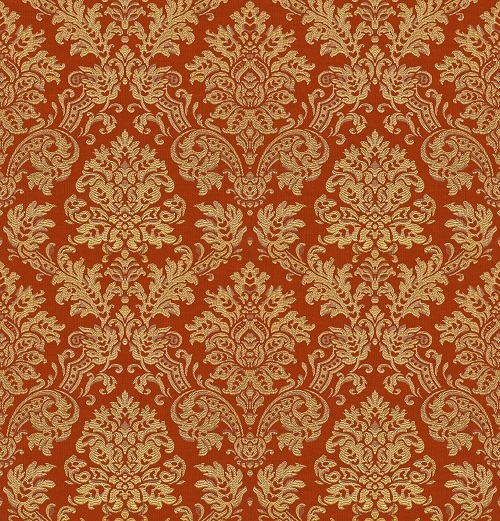
#> input picture 8sem/images/img1.jpg, 500 x 521 px
$ python lab.py
#> lines starting #> are read from the running program, lines starting #| are printed output that depends on the picture; long printed decimals are rounded
from PIL import Image, ImageOps
import numpy as np
import matplotlib.pyplot as plt

"""
Лабораторная работа № 8
Текстурный анализ и контрастирование

Вариант 12

"""

def load_image(filename):
#> called with filename = 'images/img1.jpg'
    img = Image.open(filename)
#> img is the input picture: PIL image 500x521 RGB; mean R, G, B 170.9, 100.7, 53.3
    img_gray = img.convert('L')  # оттенки серого
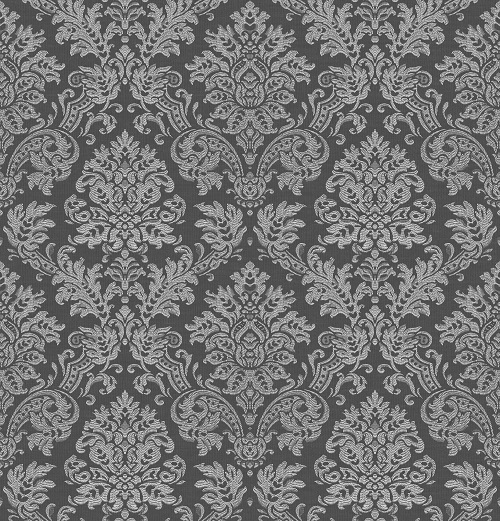
#> img_gray: PIL image 500x521 L; min 45, max 237, mean 116.3
    img_gray.save(filename.split(".")[0] + "_gray.jpg")
    return np.array(img_gray)

def plot_histogram(image, name):
    plt.figure()
    plt.hist(image.ravel(), bins=256, range=(0, 256), density=True, color='gray', alpha=0.7)
    plt.title('Гистограмма изображения')
    plt.xlabel('Уровень серого')
    plt.ylabel('Частота')
    plt.savefig("images/" + name + "_hist.jpg")
    plt.close()

def equalize_histogram(image, name): # выравнивания гистограммы изображения
    img = Image.fromarray(image)
    img_eq = ImageOps.equalize(img)
    img_eq.save("images/" + name.split(".")[0] + "_eq.jpg")
    return np.array(img_eq)


def get_glcm(image, distance, angle): # создания матрицы Харалика
    max_gray_level = np.max(image) + 1
    glcm = np.zeros((max_gray_level, max_gray_level))

    # смещения по углам
    angle_radians = np.deg2rad(angle)  # в радианы
    dx = round(np.cos(angle_radians) * distance)
    dy = round(np.sin(angle_radians) * distance)

    # находим GLCM
    for y in range(image.shape[0]):
        for x in range(image.shape[1]):
            # Координаты соседних пикселей
            x2, y2 = x + dx, y + dy
            if 0 <= x2 < image.shape[1] and 0 <= y2 < image.shape[0]:
                glcm[image[y, x], image[y2, x2]] += 1

    # нормализация
    glcm = glcm / np.sum(glcm)
    return glcm


# вычисление CORR
def get_corr(glcm):
    mean_x = np.sum(glcm * np.arange(glcm.shape[0])[:, None])
    mean_y = np.sum(glcm * np.arange(glcm.shape[1])[None, :])
    std_x = np.sqrt(np.sum(glcm * (np.arange(glcm.shape[0])[:, None] - mean_x) ** 2))
    std_y = np.sqrt(np.sum(glcm * (np.arange(glcm.shape[1])[None, :] - mean_y) ** 2))

    numerator = np.sum(((np.arange(glcm.shape[0])[:, None] - mean_x) * (np.arange(glcm.shape[1])[None, :] - mean_y) * glcm))

    corr = numerator / (std_x * std_y)
    return corr


# Визуализация GLCM
def draw_glcm(glcm, angle, name):
    plt.figure()
    plt.imshow(glcm, cmap='gray', interpolation='nearest')
    plt.colorbar()
    plt.title('GLCM (Матрица Харалика)')
    plt.xlabel('Уровень серого')
    plt.ylabel('Уровень серого')
    plt.savefig("images/" + name + "_glcm_" + str(angle) + ".jpg")
    plt.close()


images = ["img1.jpg", "img4.jpg", "img5.jpg"]


for im in images:
    print(im)
    image = load_image('images/' + im)

    distance = 1

    angles = [45, 135, 225, 315]

    for angle in angles:
        glcm = get_glcm(image, distance, angle)

        corr = get_corr(glcm)
        print("Угол", angle, "градусов - Корреляция (CORR):", corr)

        draw_glcm(glcm, angle, im.split(".")[0])
#> this loop made 4 passes
#> (std_x in get_corr, std_y in get_corr, numerator in get_corr) on passes 1 to 4: (41.99, 41.99, 740.9), (41.99, 41.98, 740.8), (41.99, 41.99, 740.9), (41.98, 41.99, 740.8)
#| Угол 45 градусов - Корреляция (CORR): 0.4203
#| Угол 135 градусов - Корреляция (CORR): 0.4202
#| Угол 225 градусов - Корреляция (CORR): 0.4203
#| Угол 315 градусов - Корреляция (CORR): 0.4202
#> pass 1, `glcm = get_glcm(image, distance, angle)`:
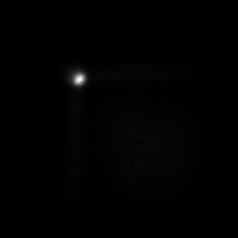
#> glcm: shape (238, 238) float64; min 0, max 0.00274, mean 1.77e-05; drawn with min black and max white
#> pass 1, in draw_glcm, `plt.savefig("images/" + name + "_glcm_" + str(angle) + ".jpg")`:
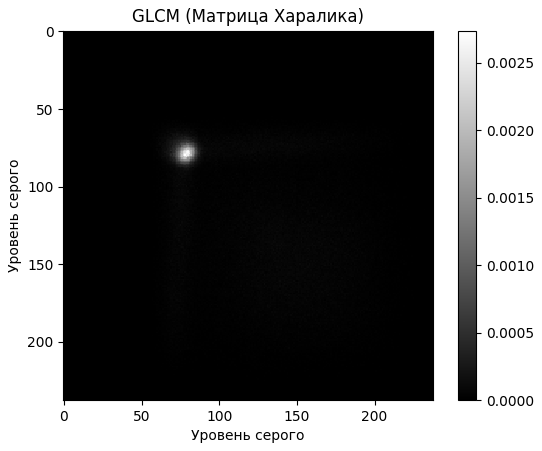
#> figure drawn by matplotlib, 2 panels

    print()
#> pass 2 of the loop `for im in images:`:
#| img4.jpg
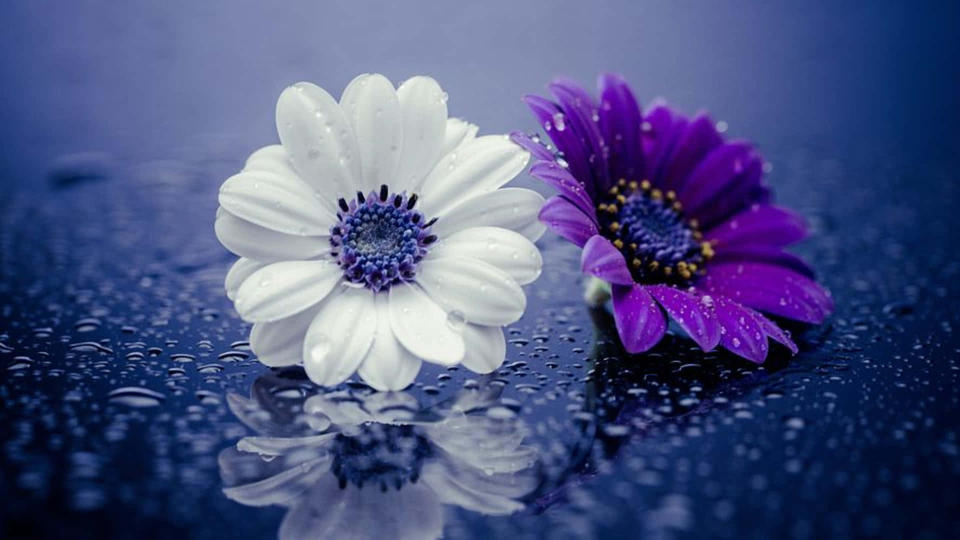
#> input picture 8sem/images/img4.jpg, 1920 x 1080 px (shown at 1/2 size)
#> in load_image, img is the input picture: PIL image 1920x1080 RGB; mean R, G, B 76, 83.5, 128.6
#> img_gray: PIL image 1920x1080 L
#> the loop `for angle in angles:` made 4 passes
#> (mean_x in get_corr, mean_y in get_corr, std_x in get_corr, std_y in get_corr, numerator in get_corr) on passes 1 to 4: (86.47, 86.4, 61.72, 61.73, 3793.3), (86.47, 86.41, 61.72, 61.73, 3793.6), (86.4, 86.47, 61.73, 61.72, 3793.3), (86.41, 86.47, 61.73, 61.72, 3793.6)
#> (printed output is left out)
#> pass 3 of the loop `for im in images:`:
#| img5.jpg
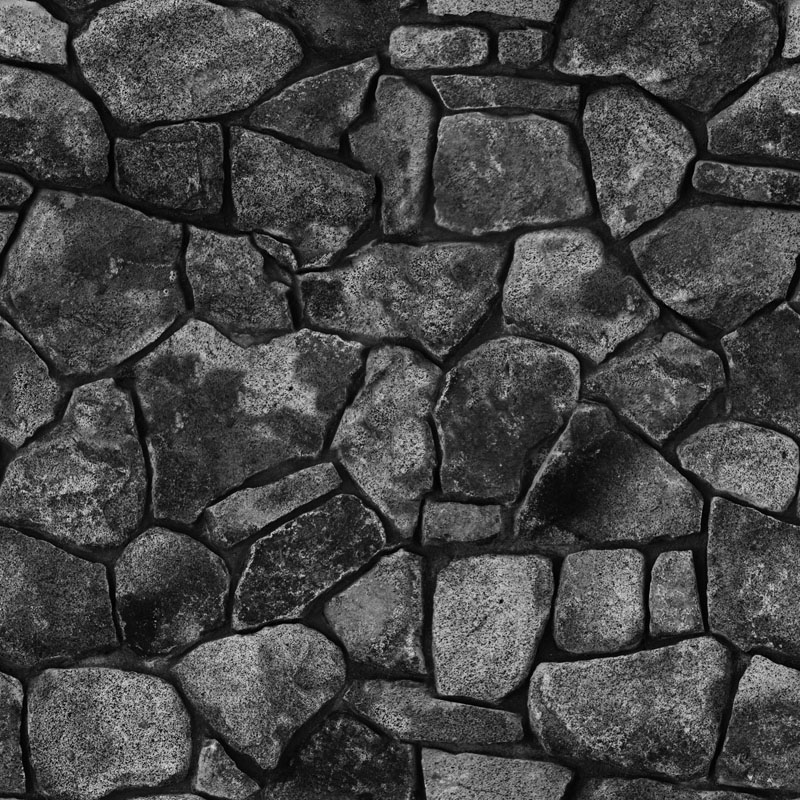
#> input picture 8sem/images/img5.jpg, 800 x 800 px
#> in load_image, img is the input picture: PIL image 800x800 L; min 0, max 236, mean 69.5
#> the loop `for angle in angles:` made 4 passes
#> (std_x in get_corr, std_y in get_corr, numerator in get_corr, corr) on passes 1 to 4: (39.35, 39.34, 1151.6, 0.744), (39.35, 39.34, 1180.1, 0.762), (39.34, 39.35, 1151.6, 0.744), (39.34, 39.35, 1180.1, 0.762)
#> (printed output is left out)

for im in images:
    print(im + "_eq_his")
    image = load_image('images/' + im)

    image_eq = equalize_histogram(image, im) # выравнивание гистограммы изображения
#> in equalize_histogram, `img_eq = ImageOps.equalize(img)`:
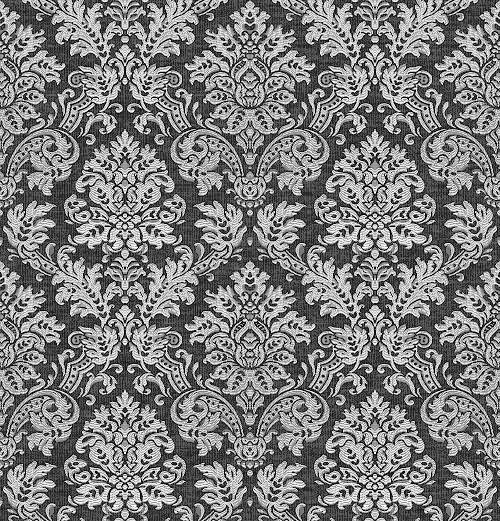
#> img_eq: PIL image 500x521 L; min 0, max 255, mean 126

    distance = 1

    angles = [45, 135, 225, 315]

    for angle in angles:
        glcm = get_glcm(image_eq, distance, angle)

        corr = get_corr(glcm)
        print("Угол", angle, "градусов - Корреляция (CORR):", corr)

        draw_glcm(glcm, angle, im.split(".")[0])
#> this loop made 4 passes
#> (std_x in get_corr, std_y in get_corr, numerator in get_corr) on passes 1 to 4: (74.54, 74.54, 2218.6), (74.55, 74.54, 2218.7), (74.54, 74.54, 2218.6), (74.54, 74.55, 2218.7)
#| Угол 45 градусов - Корреляция (CORR): 0.3993
#| Угол 135 градусов - Корреляция (CORR): 0.3993
#| Угол 225 градусов - Корреляция (CORR): 0.3993
#| Угол 315 градусов - Корреляция (CORR): 0.3993
#> pass 2, in draw_glcm (call 14), `plt.savefig("images/" + name + "_glcm_" + str(angle) + ".jpg")`:
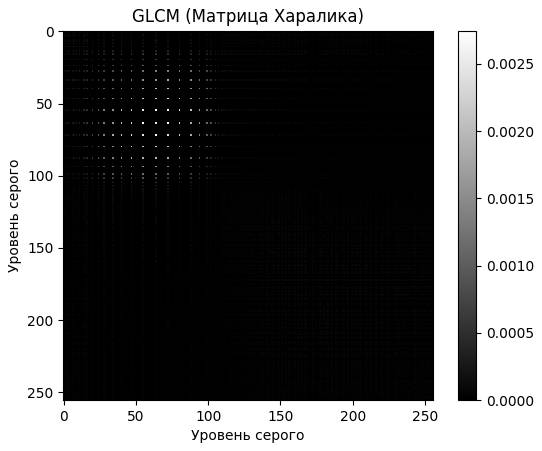
#> figure drawn by matplotlib, 2 panels

    plot_histogram(image, im.split(".")[0])
#> in plot_histogram, `plt.savefig("images/" + name + "_hist.jpg")`:
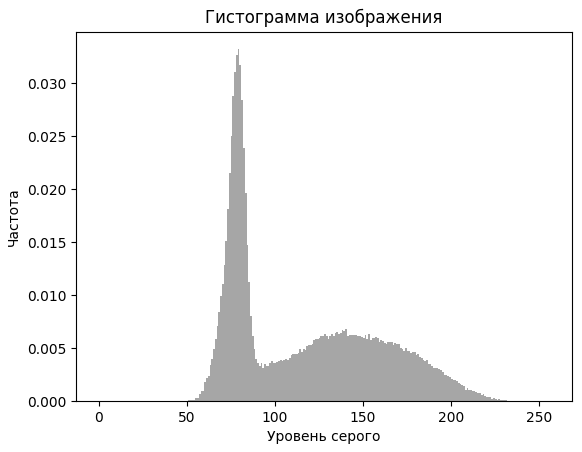
#> figure drawn by matplotlib, 1 panel; tallest bar 0.0332 high, from x = 79 to 80
    plot_histogram(image_eq, im.split(".")[0] + "_eq")
#> call 2 of plot_histogram, with name = 'img1_eq'
#> in plot_histogram (call 2), `plt.savefig("images/" + name + "_hist.jpg")`:
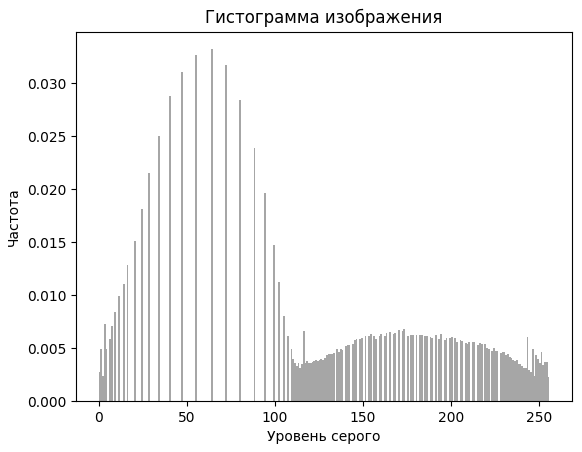
#> figure drawn by matplotlib, 1 panel; tallest bar 0.0332 high, from x = 64 to 65
    print()
#> pass 2 of the loop `for im in images:`:
#| img4.jpg_eq_his
#> in equalize_histogram (call 2), `img_eq = ImageOps.equalize(img)`:
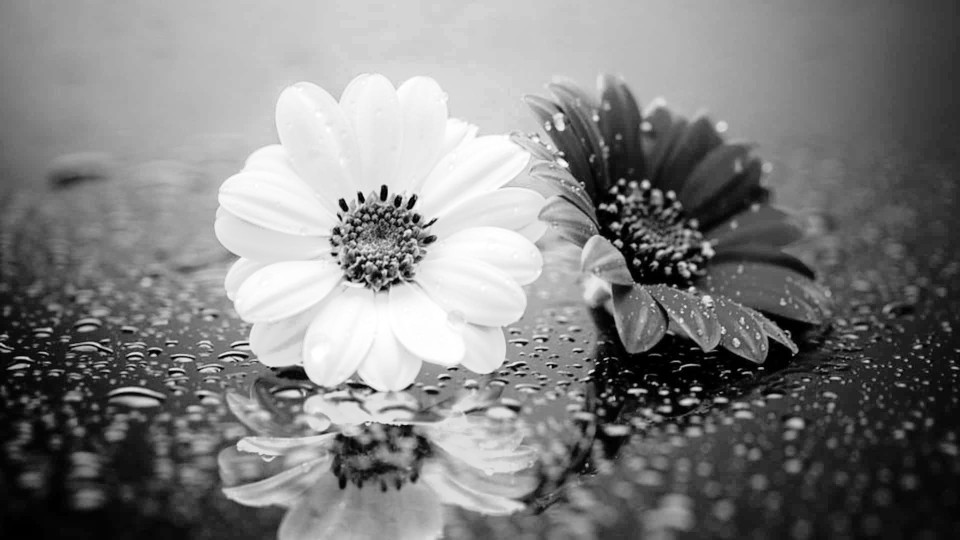
#> img_eq: PIL image 1920x1080 L (shown at 1/2 size); min 0, max 255, mean 126.7
#> the loop `for angle in angles:` made 4 passes
#> (mean_x in get_corr, mean_y in get_corr, std_x in get_corr, std_y in get_corr) on passes 1 to 4: (126.8, 126.7, 73.81, 73.84), (126.8, 126.8, 73.82, 73.84), (126.7, 126.8, 73.84, 73.81), (126.8, 126.8, 73.84, 73.82)
#> (printed output is left out)
#> in plot_histogram (call 4), `plt.savefig("images/" + name + "_hist.jpg")`:
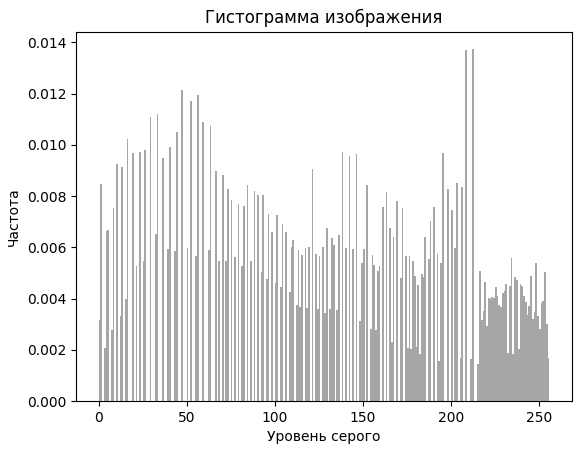
#> figure drawn by matplotlib, 1 panel; tallest bar 0.0137 high, from x = 212 to 213
#> pass 3 of the loop `for im in images:`:
#| img5.jpg_eq_his
#> img_eq: PIL image 800x800 L
#> the loop `for angle in angles:` made 4 passes
#> (numerator in get_corr, corr) on passes 1 to 4: (4173.6, 0.766), (4256.4, 0.781), (4173.6, 0.766), (4256.4, 0.781)
#> (printed output is left out)
#> pass 1, `glcm = get_glcm(image_eq, distance, angle)`:
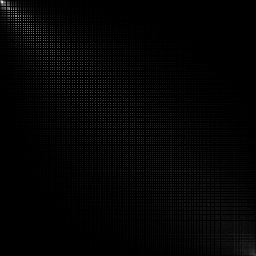
#> glcm: shape (256, 256) float64; min 0, max 0.000965, mean 1.53e-05; drawn with min black and max white
#> pass 1, in draw_glcm (call 21), `plt.savefig("images/" + name + "_glcm_" + str(angle) + ".jpg")`:
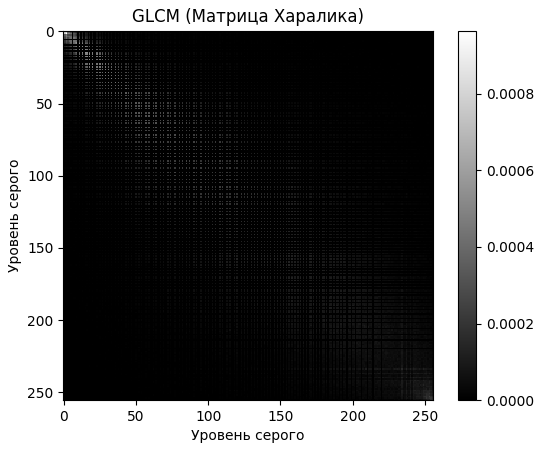
#> figure drawn by matplotlib, 2 panels
